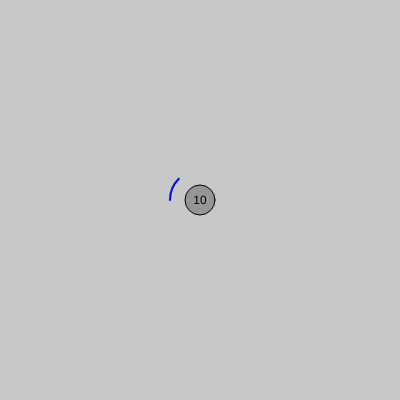
Frame 1 (no input)
Frame 60 (no input): identical to frame 1, image omitted
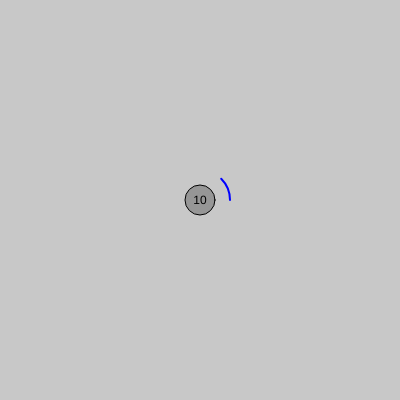
Frame 120 (the mouse pressed at the canvas centre since frame 60)

The p5.js sketch that drew these frames (run headless with seeded random() and noise() and a simulated clock; from frame 60 on, the mouse is pressed at the canvas centre):

// p5.js sketch
// ── sketch.js
/* ========== Classes ========== */

class Asteroid {
    constructor(angle, distance) {
        this.angle = angle;
        this.distance = distance;
    };
};


/* ========== Constants ========== */

const ORIGIN_LINE = 200;
const SHIELD_DIAMETER = 60;
const SHIELD_RADIUS = SHIELD_DIAMETER / 2;
const SHIELD_LENGTH = 45;

const ASTEROID_SPAWN_RADIUS = 175;
const ASTEROID_DIAMETER = 25;

/* ========== Variables ========== */
/** (mouseX, mouseY) --> Cortesian (coordinateX, coordinateY) --> degress (with (200, 200) as origin) */
let coordinateX = 0;
let coordinateY = 0;
let currentQuadrant = 0;
let shieldAngle = 0;

let points = 10;
let asteroids = [];
let asteroidsSpeed = 1;

let hasLost = false;
let timeLasted = 0.0;

function setup() {
    createCanvas(400, 400);
    angleMode(DEGREES);
    textAlign(CENTER);

    
    setInterval(spawnNewAsteroid, 2000);
    /* speed of asteroids increase as time goes on, starts at 1, maxes at 5 */
    setInterval(() => asteroidsSpeed += 0.1, 4000);
    constrain(asteroidsSpeed, 1, 5);
}


function draw() {
    if (points === 0) {
        showLossScreen();
    } else {
        runGame();
    }
}


/* ========== Game Screens ========== */

function runGame() {
    background(200);
    // drawOriginLines();

    /* calculations */
    currentQuadrant = getQuadrant();
    mousePosToCortesian();
    shieldAngle = coordinateToAngle(coordinateX, coordinateY);

    /* drawing */
    push();
    translate(200, 200);
    // rotate(reverseAngle(currentAngle));
    rotate(-shieldAngle);
    translate(-200, -200);
    drawShield();
    pop();

    /* changing and checking */
    moveAsteroidsTowardsCenter();
    checkDestroyAsteroids();
    checkDamagePlayer();
    
    drawPlayer();
    drawAsteroids();
    
    /* updtating time lasted */
    timeLasted = millis();
}


function showLossScreen() {
    background(0);
    textSize(50);
    fill(155, 0, 10);
    text("YOU LOST", ORIGIN_LINE, ORIGIN_LINE);
    textSize(20);
    text(`You Lasted ${millisToMS(timeLasted)} minutes`, ORIGIN_LINE, ORIGIN_LINE + 50);
}

/* ========== Drawing Functions ========== */

function drawPlayer() {
    fill(150);
    ellipse(ORIGIN_LINE, ORIGIN_LINE, 30);
    fill(0);
    text(points, ORIGIN_LINE, ORIGIN_LINE + 4);
}


function drawShield() {
    noFill();
    stroke(0, 0, 255);
    strokeWeight(2);
    arc(ORIGIN_LINE, ORIGIN_LINE, SHIELD_DIAMETER, SHIELD_DIAMETER, -SHIELD_LENGTH, 0);
    strokeWeight(1);
}


function drawAsteroids() {
    let asteroidX = 0;
    let asteroidY = 0;

    fill(150);

    asteroids.forEach((value) => {
        asteroidX = cortesianToPosition(cos(value.angle) * value.distance);
        asteroidY = cortesianToPosition(sin(value.angle) * value.distance);
        ellipse(asteroidX, asteroidY, ASTEROID_DIAMETER);
        // console.debug(`New Asteroid: (${Math.round(asteroidX)}, ${Math.round(asteroidY)}, ${value.angle})`);
    });
}


/* ========== Angle-Coordinate Conversion Functions ========== */

/**
 * converts Cortesian coordinate to angle in degrees
 * 
 * @param {number} cx coordinate-x
 * @param {number} cy coordinate-y
 */
function coordinateToAngle(cx, cy) {
    /*
        (200, 0) -> 0 [360]
        (0, 200) -> 90
        (-200, 0) -> 180
        (-200, -200) -> 270
    */

    let totalAngle = 0;
    let referenceAngle = atan(cy / cx);

    switch (currentQuadrant) {
        case 1:
            totalAngle = referenceAngle;
            break;
        case 2:
        case 3:
            totalAngle = (180 + referenceAngle);
            break;
        case 4:
            totalAngle = (360 + referenceAngle);
            break;
    }

    return totalAngle;
}


function angleToCortesian() {

}


function mousePosToCortesian() {
    switch (currentQuadrant) {
        case 1:
            coordinateX = mouseX - ORIGIN_LINE;
            coordinateY = ORIGIN_LINE - mouseY;
            break;
        case 2:
            coordinateX = -(ORIGIN_LINE - mouseX);
            coordinateY = ORIGIN_LINE - mouseY;
            break;
        case 3:
            coordinateX = -(ORIGIN_LINE - mouseX);
            coordinateY = -(mouseY - ORIGIN_LINE);
            break;
        case 4:
            coordinateX = mouseX - ORIGIN_LINE;
            coordinateY = -(mouseY - ORIGIN_LINE);
            break;
    }

}


function getQuadrant() {
    if ((mouseX >= ORIGIN_LINE) && (mouseY <= ORIGIN_LINE)) {
        return 1;
    } else if ((mouseX <= ORIGIN_LINE) && (mouseY <= ORIGIN_LINE)) {
        return 2;
    } else if ((mouseX <= ORIGIN_LINE) && (mouseY >= ORIGIN_LINE)) {
        return 3;
    } else if ((mouseX >= ORIGIN_LINE) && (mouseY >= ORIGIN_LINE)) {
        return 4;
    }
}


function cortesianToPosition(n) {
    return ORIGIN_LINE + n;
}


function reverseAngle(n) {
    return 360 - n;
}


/* ========== Asteroid Functions ========== */

function spawnNewAsteroid() {
    const asteroidAngle = random(0, 360); 
    asteroids.push(new Asteroid(asteroidAngle, ASTEROID_SPAWN_RADIUS));
}


function checkDestroyAsteroids() {
    if (asteroids.length === 0) return;

    /* only need to check the first asteroid, since it will be the closest */
    const aDistance = asteroids[0].distance;
    const aAngle = reverseAngle(asteroids[0].angle);

    let isClose;
    let isBlocked;

    /* edge case for when shield crosses 360 deg and aAngle is near 360 deg */
    if ((aAngle < SHIELD_LENGTH) && ((shieldAngle + SHIELD_LENGTH) > 360)) {
        isBlocked = ((aAngle + 360) > shieldAngle) && ((aAngle + 360) < (shieldAngle + SHIELD_LENGTH));
    }
    else {
        isBlocked = (aAngle > shieldAngle) && (aAngle < (shieldAngle + SHIELD_LENGTH));
    }
    
    isClose = (aDistance <= (SHIELD_RADIUS + 10)) && (aDistance >= SHIELD_RADIUS);
    
    if (isClose && isBlocked) {
        asteroids.shift();
    }

}


function checkDamagePlayer() {
    if (asteroids.length === 0) return;

    if (asteroids[0].distance <= 0) {
        points--;
        asteroids.shift();
    }

}


function moveAsteroidsTowardsCenter() {
    asteroids.forEach(v => v.distance -= asteroidsSpeed);
}


/* ========== Utility Functions ========== */

/**
 * 
 * @param {number} n 
 * @param {number} min 
 * @param {number} max inclusive 
 * @returns 
 */
function inRange(n, min, max) {
    return (n > min) && (n <= max);
}


function millisToMS(ms) {
    const minutes = floor(ms / 60_000);
    const seconds = (ms - (minutes * 60_000)) / 1000;

    return `${minutes}:${floor(seconds)}`
}


/* ========== Debugging Functions ========== */

function drawOriginLines() {
    stroke(0);
    line(0, ORIGIN_LINE, width, ORIGIN_LINE);
    line(ORIGIN_LINE, 0, ORIGIN_LINE, height);
}


function drawAsteroidSpawnCircle() {
    noFill();
    stroke(252, 2, 248);
    strokeWeight(2);
    ellipse(ORIGIN_LINE, ORIGIN_LINE, ASTEROID_SPAWN_RADIUS * 2);
    strokeWeight(1);
}


function printMouseAngle() {
    console.log(`Current Angle: ${round(shieldAngle)} | Quadrant: ${currentQuadrant}`);
}


function printCoordinates() {
    console.log(`(${coordinateX}, ${coordinateY})`);
}


function printDebugInfo() {
    fill(0);
    text(`Shield Angle: ${round(shieldAngle)} | Asteroids[0] Angle: ${round(reverseAngle(asteroids[0]?.angle))}`, width - 200, 50);
}
